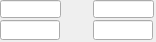
   <widget class="caFrame" name="caFrame_12">
    <property name="geometry">
     <rect>
      <x>148</x>
      <y>510</y>
      <width>156</width>
      <height>42</height>
     </rect>
    </property>
    <widget class="caTextEntry" name="caTextEntry_10">
     <property name="geometry">
      <rect>
       <x>0</x>
       <y>20</y>
       <width>60</width>
       <height>20</height>
      </rect>
     </property>
     <property name="channel" stdset="0">
      <string>$(P)$(R)SizeX</string>
     </property>
     <property name="foreground">
      <color>
       <red>0</red>
       <green>0</green>
       <blue>0</blue>
      </color>
     </property>
     <property name="background">
      <color>
       <red>115</red>
       <green>223</green>
       <blue>255</blue>
      </color>
     </property>
     <property name="colorMode">
      <enum>caLineEdit::Static</enum>
     </property>
     <property name="precisionMode">
      <enum>caLineEdit::Channel</enum>
     </property>
     <property name="limitsMode">
      <enum>caLineEdit::Channel</enum>
     </property>
     <property name="maxValue">
      <double>1.000000000000000</double>
     </property>
     <property name="minValue">
      <double>0.000000000000000</double>
     </property>
     <property name="fontScaleMode">
      <enum>caLineEdit::Height</enum>
     </property>
     <property name="formatType">
      <enum>caLineEdit::decimal</enum>
     </property>
    </widget>
    <widget class="caTextEntry" name="caTextEntry_11">
     <property name="geometry">
      <rect>
       <x>93</x>
       <y>20</y>
       <width>60</width>
       <height>20</height>
      </rect>
     </property>
     <property name="channel" stdset="0">
      <string>$(P)$(R)SizeY</string>
     </property>
     <property name="foreground">
      <color>
       <red>0</red>
       <green>0</green>
       <blue>0</blue>
      </color>
     </property>
     <property name="background">
      <color>
       <red>115</red>
       <green>223</green>
       <blue>255</blue>
      </color>
     </property>
     <property name="colorMode">
      <enum>caLineEdit::Static</enum>
     </property>
     <property name="precisionMode">
      <enum>caLineEdit::Channel</enum>
     </property>
     <property name="limitsMode">
      <enum>caLineEdit::Channel</enum>
     </property>
     <property name="maxValue">
      <double>1.000000000000000</double>
     </property>
     <property name="minValue">
      <double>0.000000000000000</double>
     </property>
     <property name="fontScaleMode">
      <enum>caLineEdit::Height</enum>
     </property>
     <property name="formatType">
      <enum>caLineEdit::decimal</enum>
     </property>
    </widget>
    <widget class="caLineEdit" name="caLineEdit_24">
     <property name="geometry">
      <rect>
       <x>0</x>
       <y>0</y>
       <width>61</width>
       <height>18</height>
      </rect>
     </property>
     <property name="alignment">
      <set>Qt::AlignAbsolute|Qt::AlignCenter|Qt::AlignHCenter|Qt::AlignVCenter</set>
     </property>
     <property name="channel" stdset="0">
      <string>$(P)$(R)SizeX_RBV</string>
     </property>
     <property name="foreground">
      <color>
       <red>10</red>
       <green>0</green>
       <blue>184</blue>
      </color>
     </property>
     <property name="background">
      <color>
       <red>187</red>
       <green>187</green>
       <blue>187</blue>
      </color>
     </property>
     <property name="colorMode">
      <enum>caLineEdit::Static</enum>
     </property>
     <property name="precisionMode">
      <enum>caLineEdit::Channel</enum>
     </property>
     <property name="limitsMode">
      <enum>caLineEdit::Channel</enum>
     </property>
     <property name="maxValue">
      <double>1.000000000000000</double>
     </property>
     <property name="minValue">
      <double>0.000000000000000</double>
     </property>
     <property name="fontScaleMode">
      <enum>caLineEdit::Height</enum>
     </property>
     <property name="formatType">
      <enum>caLineEdit::decimal</enum>
     </property>
    </widget>
    <widget class="caLineEdit" name="caLineEdit_25">
     <property name="geometry">
      <rect>
       <x>93</x>
       <y>0</y>
       <width>61</width>
       <height>18</height>
      </rect>
     </property>
     <property name="alignment">
      <set>Qt::AlignAbsolute|Qt::AlignCenter|Qt::AlignHCenter|Qt::AlignVCenter</set>
     </property>
     <property name="channel" stdset="0">
      <string>$(P)$(R)SizeY_RBV</string>
     </property>
     <property name="foreground">
      <color>
       <red>10</red>
       <green>0</green>
       <blue>184</blue>
      </color>
     </property>
     <property name="background">
      <color>
       <red>187</red>
       <green>187</green>
       <blue>187</blue>
      </color>
     </property>
     <property name="colorMode">
      <enum>caLineEdit::Static</enum>
     </property>
     <property name="precisionMode">
      <enum>caLineEdit::Channel</enum>
     </property>
     <property name="limitsMode">
      <enum>caLineEdit::Channel</enum>
     </property>
     <property name="maxValue">
      <double>1.000000000000000</double>
     </property>
     <property name="minValue">
      <double>0.000000000000000</double>
     </property>
     <property name="fontScaleMode">
      <enum>caLineEdit::Height</enum>
     </property>
     <property name="formatType">
      <enum>caLineEdit::decimal</enum>
     </property>
    </widget>
   </widget>
